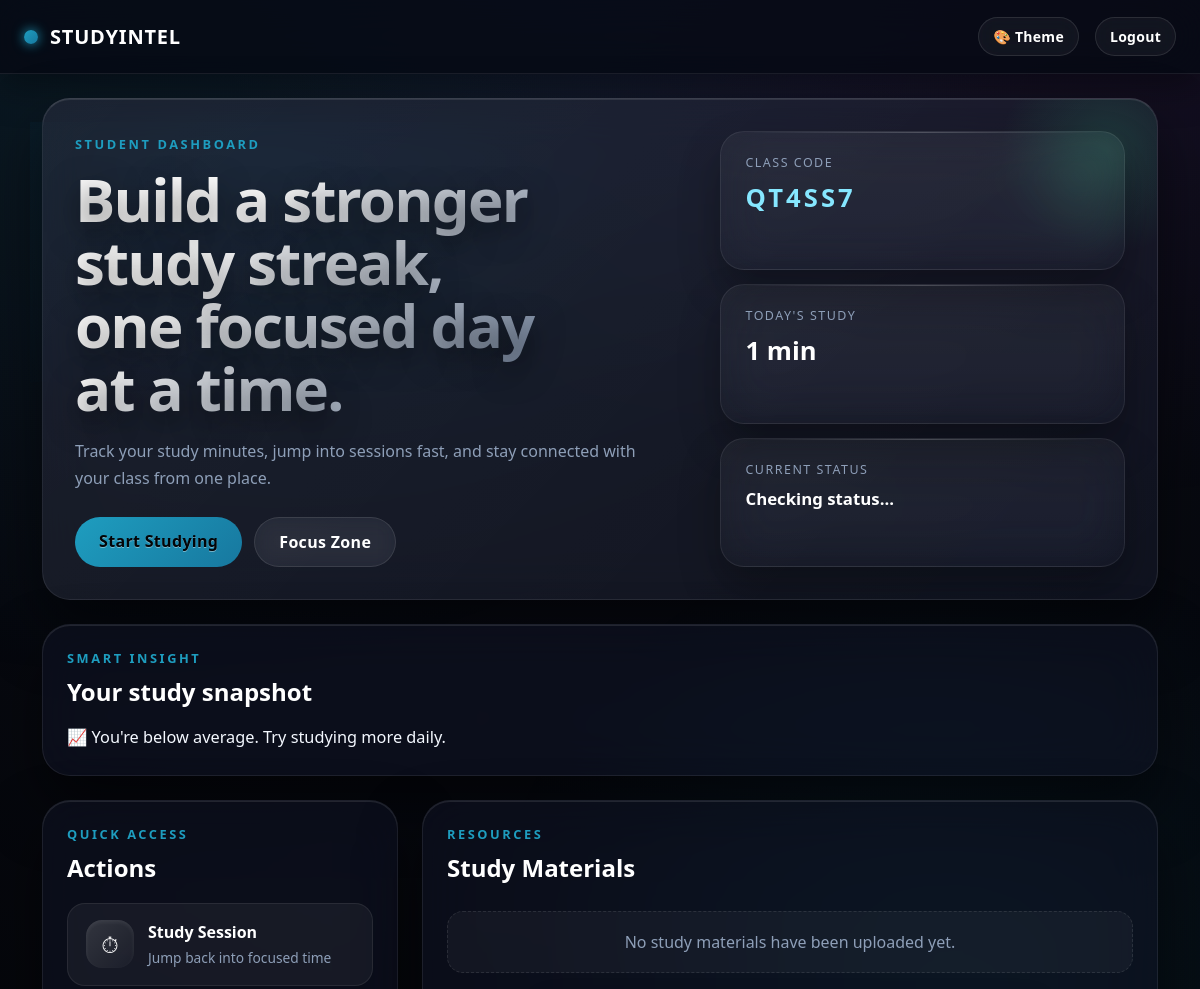
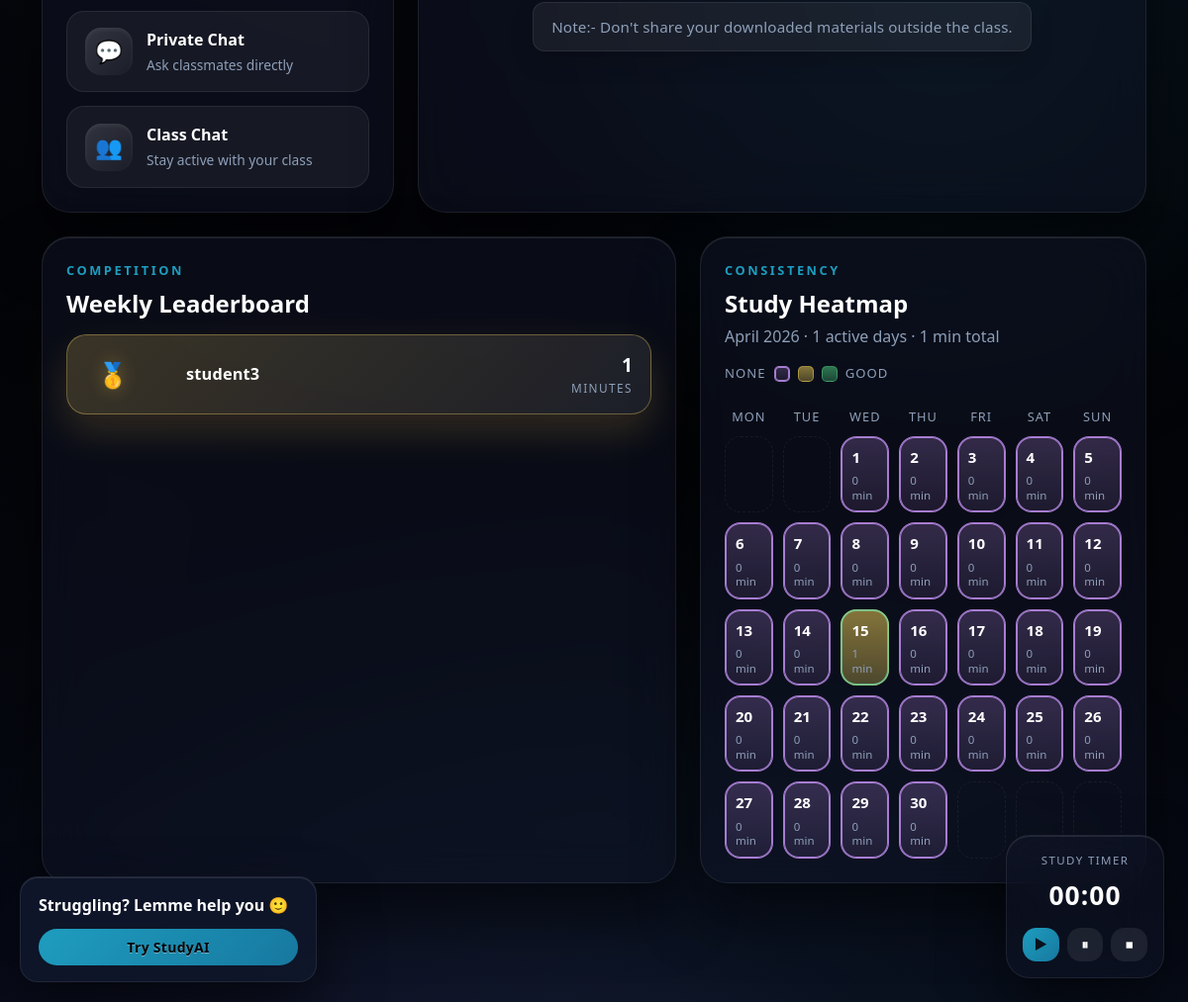
The app's page /dashboard (signed in) with its own data (2 pictures, top to bottom).
### tables this page shows
CREATE TABLE users(
        id INTEGER PRIMARY KEY AUTOINCREMENT,
        username TEXT,
        password TEXT,
        role TEXT,
        class_code TEXT
    );

### app.py (the view)
@app.route("/dashboard")
def dashboard():
    if "user_id" not in session:
        return redirect("/login")
    if session.get("role") != "student":
        return redirect("/teacher_dashboard")
    conn = get_db()
    today = datetime.now().date()
    today_minutes = conn.execute(
        """
        SELECT COALESCE(SUM(minutes),0)
        FROM study_sessions
        WHERE user_id=? AND date=?
        """,
        (session["user_id"], today)
    ).fetchone()[0]
    week_start = today - timedelta(days=today.weekday())
    leaderboard = conn.execute(
        """
        SELECT users.username,
        COALESCE(SUM(study_sessions.minutes),0) as total

        FROM users

        LEFT JOIN study_sessions
        ON users.id = study_sessions.user_id
        AND study_sessions.date >= ?

        WHERE users.class_code=? AND users.role='student'

        GROUP BY users.username

        ORDER BY total DESC
        """,
        (week_start, session["class_code"])
    ).fetchall()
    user_week = conn.execute(
        """
        SELECT COALESCE(SUM(minutes),0)
        FROM study_sessions
        WHERE user_id=? AND date>=?
        """,
        (session["user_id"], week_start)
    ).fetchone()[0]
    class_avg = conn.execute(
        """
        SELECT COALESCE(AVG(total),0) FROM (
            SELECT SUM(minutes) as total
            FROM study_sessions
            JOIN users ON users.id = study_sessions.user_id
            WHERE users.class_code=? AND date>=?
            GROUP BY users.id
        )
        """,
        (session["class_code"], week_start)
    ).fetchone()[0]
    month_heatmap = build_month_heatmap(session["user_id"], today)
    if user_week > class_avg:
        insight = "🔥 You're above class average! Great job!"
    elif user_week == 0:
        insight = "😴 You haven't studied this week. Start now!"
    else:
        insight = "📈 You're below average. Try studying more daily."
    materials = conn.execute(
        "SELECT * FROM materials WHERE class_code=? ORDER BY id DESC",
        (session["class_code"],)
        ).fetchall()
    return render_template(
        "home.html",
        today_minutes=today_minutes,
        leaderboard=leaderboard,
        insight=insight,
        materials=materials,
        month_heatmap=month_heatmap,
        )

### app.py (called while the page is built)
def get_db():
    conn = sqlite3.connect("users.db")
    conn.row_factory = sqlite3.Row
    return conn

def get_study_level(minutes):
    if minutes <= 0:
        return 0
    if minutes < 60:
        return 1
    return 2

### templates/home.html (shortened to what this page needs)
{% extends "base_timer.html" %} {% block title %}Dashboard{% endblock %} {% block
content %}
<div class="container mt-4 dashboard-shell">
  <section class="dashboard-hero glass">
    <div class="dashboard-hero-copy">
      <p class="dashboard-kicker">Student Dashboard</p>
      <h1 class="dashboard-title">Build a stronger study streak, one focused day at a time.</h1>
      <p class="dashboard-subtitle">
        Track your study minutes, jump into sessions fast, and stay connected with your class from one place.
      </p>
      <div class="dashboard-hero-actions">
        <a href="/study" class="btn btn-primary">Start Studying</a>
        <a href="{{ url_for('music_player') }}" target="StudyIntelMusicPlayer" class="btn btn-light">
          Focus Zone
        </a>
      </div>
    </div>
    <div class="dashboard-hero-stats">
      <div class="dashboard-stat-card">
        <span class="dashboard-stat-label">Class Code</span>
        <strong class="dashboard-stat-value dashboard-stat-code">{{ session["class_code"] }}</strong>
      </div>
      <div class="dashboard-stat-card">
        <span class="dashboard-stat-label">Today's Study</span>
        <strong class="dashboard-stat-value">{{ today_minutes }} min</strong>
      </div>
      <div class="dashboard-stat-card">
        <span class="dashboard-stat-label">Current Status</span>
        <strong id="studyStatus" class="dashboard-stat-value dashboard-stat-status">Checking status...</strong>
      </div>
    </div>
  </section>
  <section class="dashboard-section">
    <div class="card p-4 glass dashboard-insight-card">
      <div class="dashboard-section-head">
        <div>
          <p class="dashboard-section-kicker">Smart Insight</p>
          <h4 class="dashboard-section-title">Your study snapshot</h4>
        </div>
      </div>
      <p class="dashboard-insight-text">{{ insight }}</p>
    </div>
  </section>
  <div class="row g-4 align-items-stretch">
    <div class="col-lg-4">
      <div class="card p-4 glass h-100 dashboard-actions-card">
        <div class="dashboard-section-head">
          <div>
            <p class="dashboard-section-kicker">Quick Access</p>
            <h4 class="dashboard-section-title">Actions</h4>
          </div>
        </div>
        <div class="dashboard-action-grid">
          <a href="/study" class="dashboard-action-tile">
            <span class="dashboard-action-icon">⏱</span>
            <span class="dashboard-action-text">
              <strong>Study Session</strong>
              <small>Jump back into focused time</small>
            </span>
          </a>
          <a href="/private_chat" class="dashboard-action-tile">
            <span class="dashboard-action-icon">💬</span>
            <span class="dashboard-action-text">
              <strong>Private Chat</strong>
              <small>Ask classmates directly</small>
            </span>
          </a>
          <a href="/class_chat" class="dashboard-action-tile">
            <span class="dashboard-action-icon">👥</span>
            <span class="dashboard-action-text">
              <strong>Class Chat</strong>
              <small>Stay active with your class</small>
            </span>
          </a>
        </div>
      </div>
    </div>
    <div class="col-lg-8">
      <div class="card p-4 glass h-100 dashboard-materials-card">
        <div class="dashboard-section-head">
          <div>
            <p class="dashboard-section-kicker">Resources</p>
            <h4 class="dashboard-section-title">Study Materials</h4>
          </div>
        </div>
        <div class="mt-3">
          {% for m in materials %}
          <div class="list-group-item container-row material-row mb-2">
            <span class="material-name">{{ m.title }}</span>
            <div class="material-actions">
              <a
                href="/view_material/{{ m.id }}"
                target="_blank"
                class="btn btn-sm btn-primary"
              >
                Preview
              </a>
              <a
                href="/download_material/{{ m.id }}"
                class="btn btn-sm btn-success"
              >
                Download
              </a>
            </div>
          </div>
          {% else %}
          <div class="dashboard-empty-state">
            No study materials have been uploaded yet.
          </div>
          {% endfor %}
        </div>
        <p class="note_01">
          Note:- Don't share your downloaded materials outside the class.
        </p>
      </div>
    </div>
    <div class="col-xl-7">
      <div class="card p-4 glass h-100 dashboard-leaderboard-card">
        <div class="dashboard-section-head">
          <div>
            <p class="dashboard-section-kicker">Competition</p>
            <h4 class="dashboard-section-title">Weekly Leaderboard</h4>
          </div>
        </div>
        <div class="leaderboard-list mt-3">
          {% for user in leaderboard %}
          <div
            class="leaderboard-card {% if loop.index == 1 %}leaderboard-card-gold{% elif loop.index == 2 %}leaderboard-card-silver{% elif loop.index == 3 %}leaderboard-card-bronze{% endif %}"
          >
            <div class="leaderboard-rank-wrap">
              <div class="leaderboard-rank">
                {% if loop.index == 1 %}🥇{% elif loop.index == 2 %}🥈{% elif loop.index == 3 %}🥉{% else %}{{ loop.index }}{% endif %}
              </div>
            </div>
            <div class="leaderboard-name-wrap">
              <div class="leaderboard-name">{{ user.username }}</div>
            </div>
            <div class="leaderboard-minutes-wrap">
              <div class="leaderboard-minutes">{{ user.total }}</div>
              <div class="leaderboard-minutes-label">minutes</div>
            </div>
          </div>
          {% endfor %}
        </div>
      </div>
    </div>
    <div class="col-xl-5">
      <div class="card p-4 glass h-100 dashboard-calendar-card">
        <div class="study-calendar-header">
          <div>
            <p class="dashboard-section-kicker">Consistency</p>
            <h4 class="dashboard-section-title">Study Heatmap</h4>
            <p class="study-calendar-subtitle">
              {{ month_heatmap.month_label }} · {{ month_heatmap.studied_days }} active days · {{ month_heatmap.total_minutes }} min total
            </p>
          </div>
          <div class="study-calendar-legend" aria-label="Heat level legend">
            <span class="study-calendar-legend-label">None</span>
            <span class="study-calendar-legend-box lvl-0"></span>
            <span class="study-calendar-legend-box lvl-1"></span>
            <span class="study-calendar-legend-box lvl-2"></span>
            <span class="study-calendar-legend-label">Good</span>
          </div>
        </div>
        <div class="study-calendar-weekdays">
          <span>Mon</span>
          <span>Tue</span>
          <span>Wed</span>
          <span>Thu</span>
          <span>Fri</span>
          <span>Sat</span>
          <span>Sun</span>
        </div>
        <div class="study-calendar-grid">
          {% for day in month_heatmap.calendar_days %}
            {% if day %}
            <div
              class="study-calendar-day lvl-{{ day.level }} {% if day.is_today %}study-calendar-day-today{% endif %}"
              title="{{ day.date }} → {{ day.minutes }} min"
            >
              <span class="study-calendar-day-number">{{ day.day_number }}</span>
              <span class="study-calendar-day-minutes">
                {% if day.minutes > 0 %}
                  {{ day.minutes }} min
                {% else %}
                  0 min
                {% endif %}
              </span>
            </div>
            {% else %}
            <div class="study-calendar-day study-calendar-day-empty" aria-hidden="true"></div>
            {% endif %}
          {% endfor %}
        </div>
      </div>
    </div>
  </div>
</div>
<div class="studyai-popup">
  <div class="studyai-popup-text">Struggling? Lemme help you 🙂</div>
  <a href="/studyai?view=tools" class="btn btn-info btn-sm studyai-popup-btn">Try StudyAI</a>
</div>
{% endblock %}

### records on screen
users: class_code "QT4SS7", username "student3", total "1"

### other values on screen
{{ today_minutes }} "1"
{{ insight }} "📈 You're below average. Try studying more daily."
{{ month_heatmap.month_label }} "April 2026"
{{ month_heatmap.studied_days }} "1"
{{ month_heatmap.total_minutes }} "1"
{{ day.day_number }} "1" "2" "3" "4" "5" "6" "7" "8" "9" "10" "11" "12" "13" "14" "15" "16" "17" "18" "19" "20" "21" "22" "23" "24" "25" "26" "27" "28" "29" "30"
{{ day.minutes }} "1"
